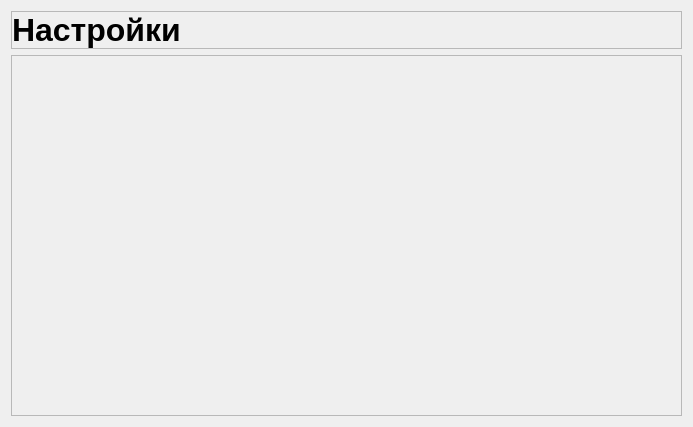
<?xml version="1.0" encoding="UTF-8"?>
<ui version="4.0">
 <class>Form</class>
 <widget class="QWidget" name="Form">
  <property name="geometry">
   <rect>
    <x>0</x>
    <y>0</y>
    <width>693</width>
    <height>427</height>
   </rect>
  </property>
  <property name="windowTitle">
   <string>Form</string>
  </property>
  <layout class="QVBoxLayout" name="verticalLayout_3">
   <item>
    <layout class="QVBoxLayout" name="verticalLayout">
     <item>
      <widget class="QFrame" name="headerFrame">
       <property name="sizePolicy">
        <sizepolicy hsizetype="Preferred" vsizetype="Preferred">
         <horstretch>0</horstretch>
         <verstretch>0</verstretch>
        </sizepolicy>
       </property>
       <property name="frameShape">
        <enum>QFrame::StyledPanel</enum>
       </property>
       <property name="frameShadow">
        <enum>QFrame::Raised</enum>
       </property>
       <layout class="QHBoxLayout" name="horizontalLayout_2">
        <property name="leftMargin">
         <number>0</number>
        </property>
        <property name="topMargin">
         <number>0</number>
        </property>
        <property name="rightMargin">
         <number>0</number>
        </property>
        <property name="bottomMargin">
         <number>0</number>
        </property>
        <item>
         <widget class="QLabel" name="pageLabel">
          <property name="sizePolicy">
           <sizepolicy hsizetype="Fixed" vsizetype="Maximum">
            <horstretch>0</horstretch>
            <verstretch>0</verstretch>
           </sizepolicy>
          </property>
          <property name="font">
           <font>
            <pointsize>24</pointsize>
            <bold>true</bold>
           </font>
          </property>
          <property name="text">
           <string>Настройки</string>
          </property>
          <property name="alignment">
           <set>Qt::AlignLeading|Qt::AlignLeft|Qt::AlignVCenter</set>
          </property>
         </widget>
        </item>
        <item>
         <spacer name="horizontalSpacer">
          <property name="orientation">
           <enum>Qt::Horizontal</enum>
          </property>
          <property name="sizeHint" stdset="0">
           <size>
            <width>40</width>
            <height>20</height>
           </size>
          </property>
         </spacer>
        </item>
       </layout>
      </widget>
     </item>
    </layout>
   </item>
   <item>
    <widget class="QScrollArea" name="settingsScrollArea">
     <property name="widgetResizable">
      <bool>true</bool>
     </property>
     <widget class="QWidget" name="scrollAreaWidgetContents">
      <property name="geometry">
       <rect>
        <x>0</x>
        <y>0</y>
        <width>673</width>
        <height>354</height>
       </rect>
      </property>
      <layout class="QVBoxLayout" name="verticalLayout_2">
       <property name="leftMargin">
        <number>0</number>
       </property>
       <property name="topMargin">
        <number>0</number>
       </property>
       <property name="rightMargin">
        <number>0</number>
       </property>
       <property name="bottomMargin">
        <number>0</number>
       </property>
       <item>
        <layout class="QVBoxLayout" name="settingsWidgetsLayout"/>
       </item>
      </layout>
     </widget>
    </widget>
   </item>
  </layout>
 </widget>
 <resources/>
 <connections/>
</ui>
